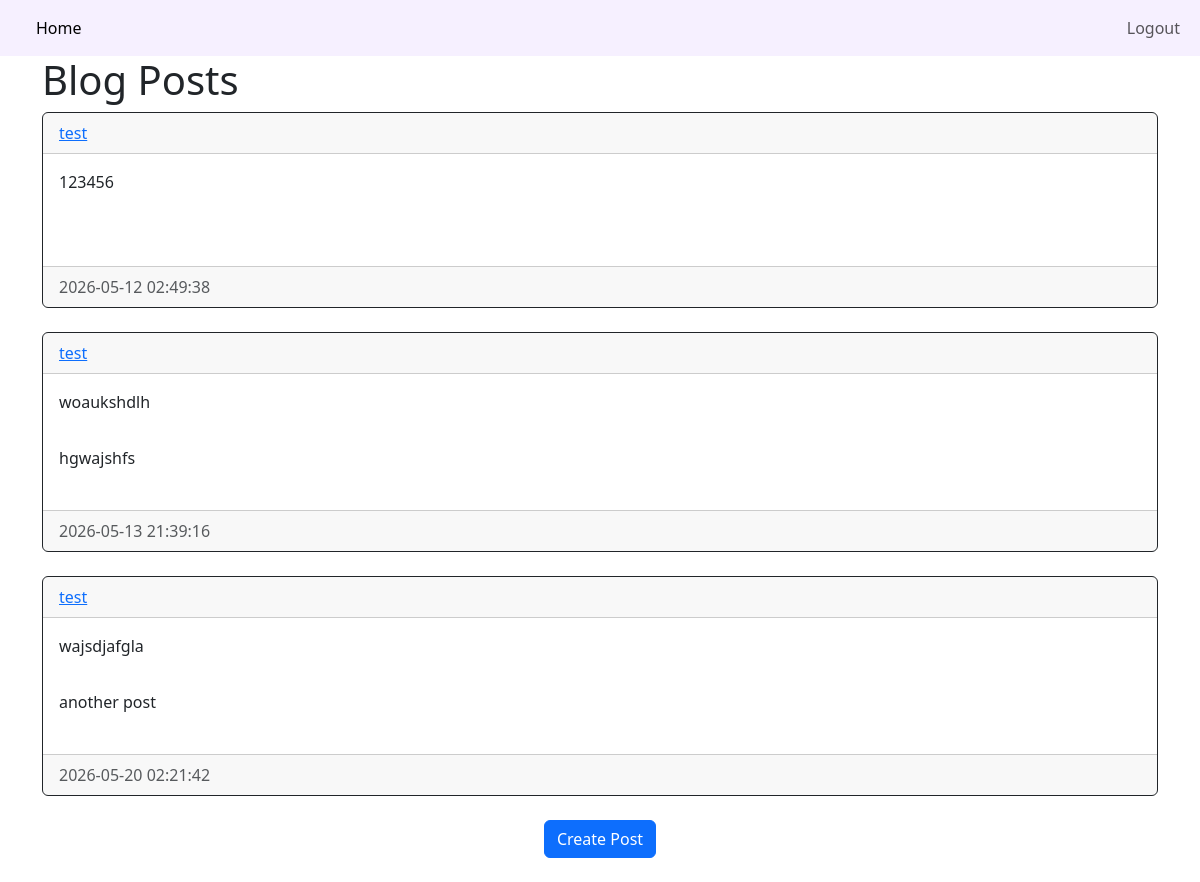
Screenshot of /blog (signed in) with the database file from the repository.
### website/models.py (models this page shows)
class Post(db.Model):
    id = db.Column(db.Integer, primary_key=True)
    title = db.Column(db.String(150), nullable=False)
    content = db.Column(db.Text, nullable=False)
    date_created = db.Column(db.DateTime(timezone=True), default=func.now())
    author = db.Column(db.Integer, db.ForeignKey('user.id', ondelete='CASCADE'), nullable=False)

class User(db.Model, UserMixin):
    id = db.Column(db.Integer, primary_key=True)
    email =  db.Column(db.String(150), unique=True)
    username = db.Column(db.String(150), unique=True)
    password = db.Column(db.String(150))
    date_created = db.Column(db.DateTime(timezone=True), default=func.now)
    posts = db.relationship('Post', backref='user', passive_deletes=True)

### website/views.py (the view)
@views.route("/blog")
@login_required
def blog():
    posts = Post.query.all()
    return render_template("blog.html", user=current_user, posts=posts)

### website/__init__.py (called while the page is built)
def create_app():
    app = Flask(__name__)
    app.config["SECRET_KEY"] = "n5ks8XA1noJaGNP8hqTq0l29"
    app.config["SQLALCHEMY_DATABASE_URI"] = f"sqlite:///{DB_NAME}"
    db.init_app(app)
    from .views import views
    from .auth import auth
    app.register_blueprint(views, url_prefix="/")
    app.register_blueprint(auth, url_prefix="/")
    from .models import User
    with app.app_context():
        db.create_all()
    login_manager = LoginManager()
    login_manager.login_view = "auth.login"
    login_manager.init_app(app)
    @login_manager.user_loader
    def load_user(id):
        return User.query.get(int(id))
    return app

### website/templates/blog.html
{% extends "posts_div.html" %} {% block title %} Blog {% endblock %}

### website/templates/posts_div.html (shortened to what this page needs)
{% extends "template.html" %} {% block title %} Home {% endblock %}
{% block content %}
<h1>Blog Posts</h1>
<div id="posts">
    {% for post in posts%}
    <div class="card border-dark">
        <div class="card-header d-flex justify-content-between align-items-centre">
            <a href="/posts/{{post.user.username}}">
                {{post.user.username}}
            </a>
        </div>
        <div class="card-body">
            <div class="card-text">{{post.title}}</div>
        </div>
        <div class="card-body">
            <div class="card-text">{{post.content}}</div>
        </div>
        <br/>
        <div class="card-footer text-muted">{{post.date_created}}</div>
    </div>
    <br/>
    {% endfor %}
</div>
{% block footer %}
<div align="center">
    <a href="/create-post">
        <button type="button" class="btn btn-primary btn-large">
            Create Post
        </button>
    </a>
    <br/>
</div>
<br/>
{% endblock %}
{% endblock %}

### rows the page displays
Post: user.username "test", title "123456", date_created "2026-05-12 02:49:38"
Post: user.username "test", title "woaukshdlh", content "hgwajshfs", date_created "2026-05-13 21:39:16"
Post: user.username "test", title "wajsdjafgla", content "another post", date_created "2026-05-20 02:21:42"
